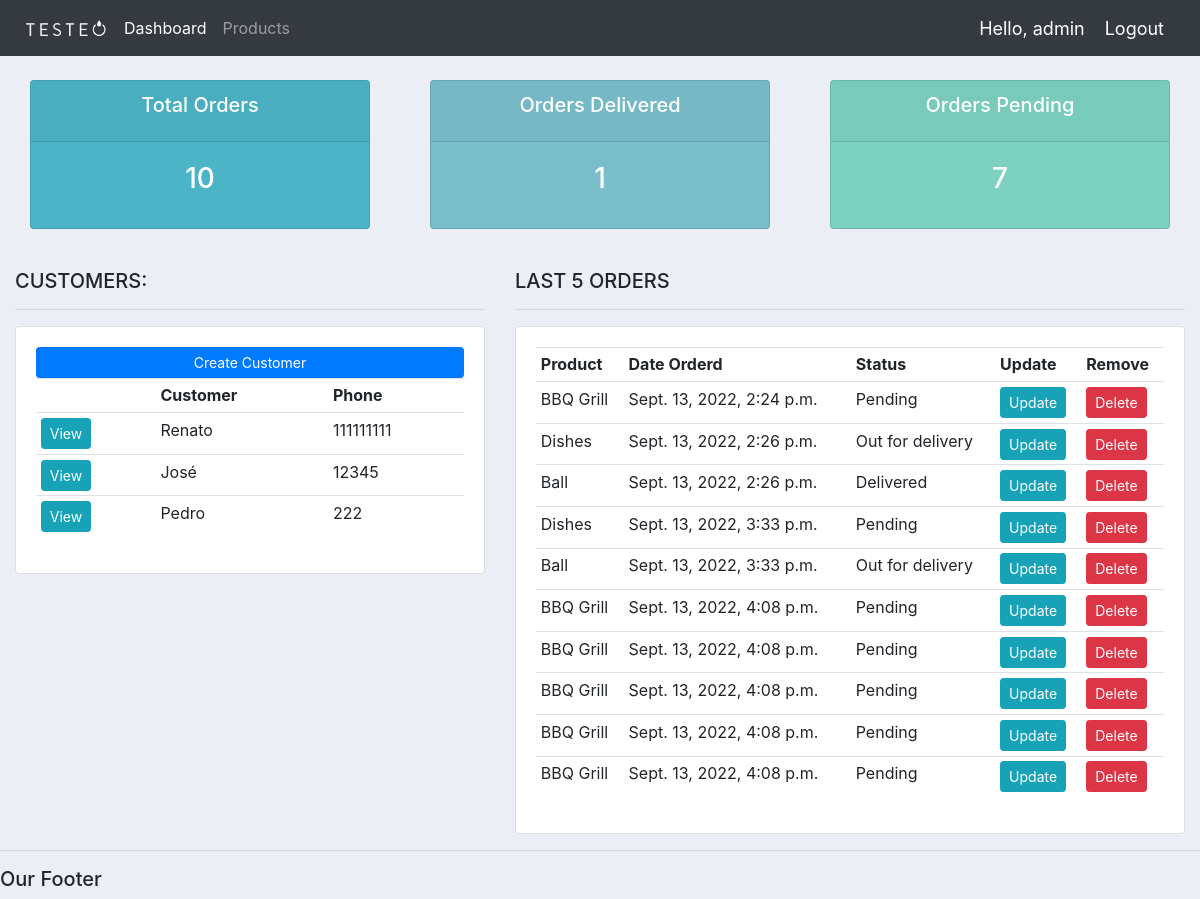
The app's page / (signed in) with its own data.
### accounts/models.py (models this page shows, shortened)
class Customer(models.Model):
    name = models.CharField(max_length=200, null=True)
    phone = models.CharField(max_length=200, null=True)
    email = models.CharField(max_length=200, null=True)
    date_created = models.DateTimeField(auto_now_add=True, null=True)

class Order(models.Model):
    STATUS = (
        ('Pending', 'Pending'),
        ('Out for delivery', 'Out for delivery'),
        ('Delivered', 'Delivered'),
    )
    customer = models.ForeignKey(Customer, null=True, on_delete=models.SET_NULL)
    product = models.ForeignKey(Product, null=True, on_delete=models.SET_NULL)
    date_created = models.DateTimeField(auto_now_add=True, null=True)
    status = models.CharField(max_length=200, null=True, choices=STATUS)
    note = models.CharField(max_length=200, null=True)

class Product(models.Model):
    CATEGORY = (
        ('Indoor', 'Indoor'),
        ('Out Door', 'Out Door'),
    )
    name = models.CharField(max_length=200, null=True)
    price = models.FloatField(null=True)
    category = models.CharField(max_length=200, null=True, choices=CATEGORY)
    description = models.CharField(max_length=200, null=True, blank=True)
    date_created = models.DateTimeField(auto_now_add=True, null=True)
    tags = models.ManyToManyField(Tag)
    def __str__(self):
        return self.name

### accounts/decorators.py (the view)
        def wrapper_func(request, *args, **kwargs):
            return view_func(request, *args, **kwargs)

### accounts/views.py (called while the page is built)
@login_required(login_url='login')
@allowed_users(allowed_roles=['admin'])
def home(request):
	orders = Order.objects.all()
	customers = Customer.objects.all()
	total_customers = customers.count()
	total_orders = orders.count()
	delivered = orders.filter(status='Delivered').count()
	pending = orders.filter(status='Pending').count()
	context = {'orders':orders, 'customers':customers,
	'total_orders':total_orders,'delivered':delivered,
	'pending':pending }
	return render(request, 'accounts/dashboard.html', context)

### accounts/templates/accounts/dashboard.html
{%  extends 'accounts/main.html' %}
{% block content %}
{%  include 'accounts/status.html' %}
<br>
<div class="row">
	<div class="col-md-5">
		<h5>CUSTOMERS:</h5>
		<hr>
		<div class="card card-body">
			<a class="btn btn-primary  btn-sm btn-block" href="">Create Customer</a>
			<table class="table table-sm">
				<tr>
					<th></th>
					<th>Customer</th>
					<th>Phone</th>
				</tr>
				{% for customer in customers %}
					<tr>
						<td><a class="btn btn-sm btn-info" href="{% url 'customer' customer.id %}">View</a></td>
						<td>{{customer.name}}</td>
						<td>{{customer.phone}}</td>
					</tr>
				{% endfor %}
			</table>
		</div>
	</div>
	<div class="col-md-7">
		<h5>LAST 5 ORDERS</h5>
		<hr>
		<div class="card card-body">
			<table class="table table-sm">
				<tr>
					<th>Product</th>
					<th>Date Orderd</th>
					<th>Status</th>
					<th>Update</th>
					<th>Remove</th>
				</tr>
				{% for order in orders %}
					<tr>
						<td>{{order.product}}</td>
						<td>{{order.date_created}}</td>
						<td>{{order.status}}</td>
						<td><a class="btn btn-sm btn-info" href="{% url 'update_order' order.id %}">Update</a></td>
						<td><a class="btn btn-sm btn-danger" href="{% url 'delete_order' order.id %}">Delete</a></td>
					</tr>
				{% endfor %}
			</table>
		</div>
	</div>
</div>
{% endblock %}

### accounts/templates/accounts/main.html (shortened to what this page needs)
{% load static %}
<!DOCTYPE html>
<html>
<head>
    <link rel="stylesheet" href="https://cdn.jsdelivr.net/npm/bootstrap@4.4.1/dist/css/bootstrap.min.css">
    <link rel="stylesheet" type="text/css" href="{% static '/css/main.css' %}">
</head>
<body>
    {% include 'accounts/navbar.html' %}
    <div class="container-fluid">
    {% block content %}
    {% endblock %}
    </div>
    <hr>
    <h5>Our Footer</h5>
</body>
</html>

### accounts/templates/accounts/navbar.html (shortened to what this page needs)
{% load static %}
<nav class="navbar navbar-expand-lg navbar-dark bg-dark">
    <img src="{% static 'images/logo.png' %}" width="100px">
    <div class="collapse navbar-collapse" id="navbarNavDropdown">
      <ul class="navbar-nav">
        <li class="nav-item active">
          <a class="nav-link" href="{% url 'home' %}">Dashboard</a>
        </li>
        <li class="nav-item">
          <a class="nav-link" href="{% url 'products' %}">Products</a>
        </li>
      </ul>
    </div>
    <span class="hello-msg">Hello, {{request.user}}</span>
    <span ><a  class="hello-msg" href="{% url 'logout' %}">Logout</a></span>
  </nav>
  {% load static %}

### accounts/templates/accounts/status.html
<br>
<div class="row">
    <div class="col">
        <div class="col-md">
            <div class="card text-center text-white mb-3" id="total-orders">
                <div class="card-header">
                    <h5 class="card-title">Total Orders</h5>
                </div>
                <div class="card-body">
                    <h3 class="card-title">{{total_orders}}</h3>
                </div>
            </div>
        </div>
    </div>
    <div class="col">
        <div class="col-md">
            <div class="card text-center text-white mb-3" id="orders-delivered">
                <div class="card-header">
                    <h5 class="card-title">Orders Delivered</h5>
                </div>
                <div class="card-body">
                    <h3 class="card-title">{{delivered}}</h3>
                </div>
            </div>
        </div>
    </div>
    <div class="col">
        <div class="col-md">
            <div class="card text-center text-white mb-3" id="orders-pending">
                <div class="card-header">
                    <h5 class="card-title">Orders Pending</h5>
                </div>
                <div class="card-body">
                    <h3 class="card-title">{{pending}}</h3>
                </div>
            </div>
        </div>
    </div>
</div>

### static/css/main.css (style rules this page uses)
body { background-color: #ebeff5; }
#total-orders { background-color: #4cb4c7; }
#orders-delivered { background-color: #7abecc; }
#orders-pending { background-color: #7CD1C0; }

### accounts/templates/accounts/navbar.html (style rules this page uses)
.hello-msg { font-size: 18px; color: #fff; margin-right: 20px; }

### records on screen
Customer: name "Renato", phone "111111111"
Customer: name "José", phone "12345"
Customer: name "Pedro", phone "222"
Order: product "BBQ Grill", date_created "Sept. 13, 2022, 2:24 p.m.", status "Pending"
Order: product "Dishes", date_created "Sept. 13, 2022, 2:26 p.m.", status "Out for delivery"
Order: product "Ball", date_created "Sept. 13, 2022, 2:26 p.m.", status "Delivered"
Order: product "Dishes", date_created "Sept. 13, 2022, 3:33 p.m.", status "Pending"
Order: product "Ball", date_created "Sept. 13, 2022, 3:33 p.m.", status "Out for delivery"
Order: product "BBQ Grill", date_created "Sept. 13, 2022, 4:08 p.m.", status "Pending"
Order: product "BBQ Grill", date_created "Sept. 13, 2022, 4:08 p.m.", status "Pending"
Order: product "BBQ Grill", date_created "Sept. 13, 2022, 4:08 p.m.", status "Pending"
Order: product "BBQ Grill", date_created "Sept. 13, 2022, 4:08 p.m.", status "Pending"
Order: product "BBQ Grill", date_created "Sept. 13, 2022, 4:08 p.m.", status "Pending"

### other values on screen
{{ request.user }} "admin"
{{ total_orders }} "10"
{{ delivered }} "1"
{{ pending }} "7"
